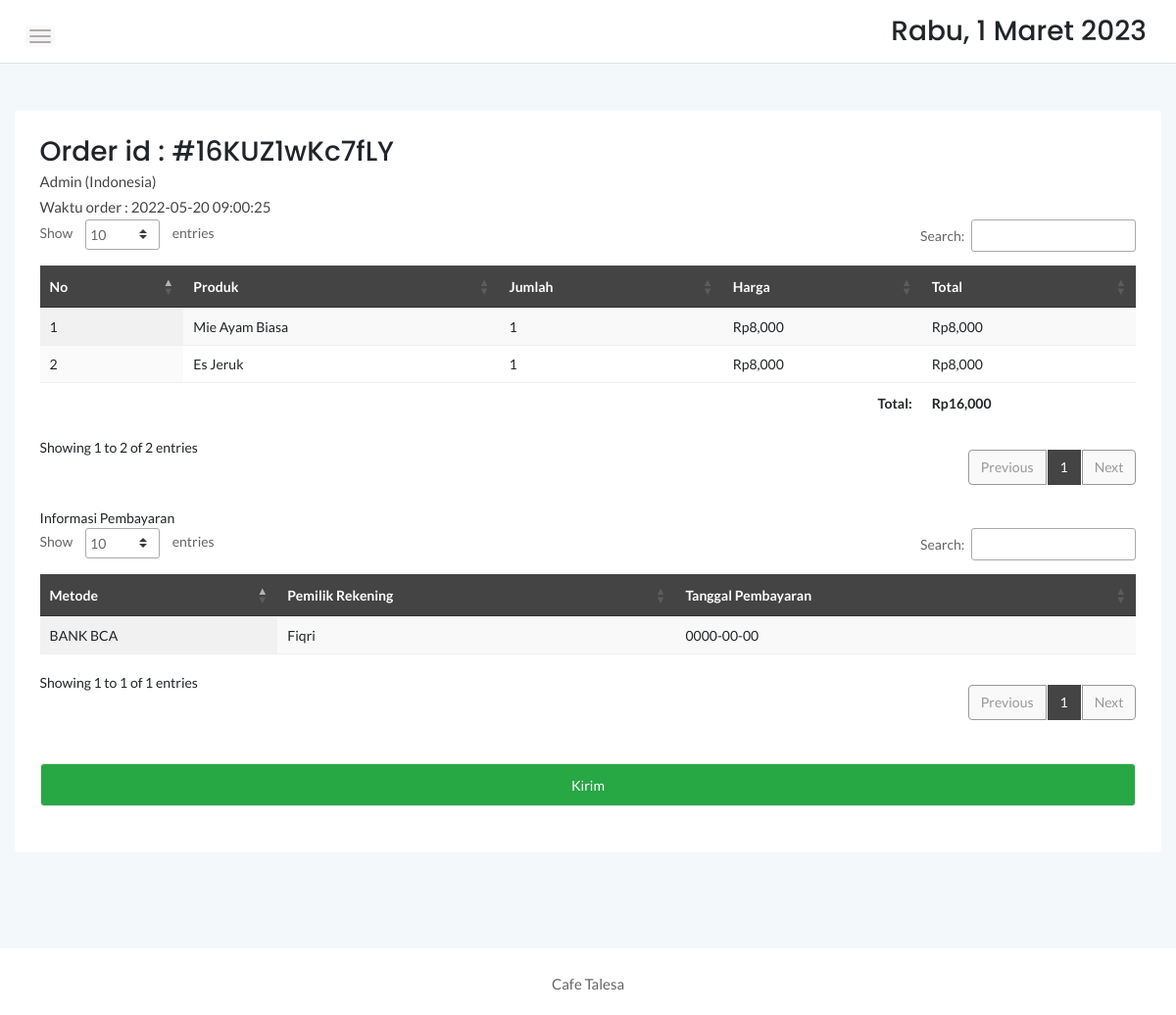
/admin/order.php?orderid=16KUZ1wKc7fLY, run on the app's committed database.
### tables this page shows
CREATE TABLE `cart` (
  `idcart` int(11) NOT NULL,
  `orderid` varchar(100) NOT NULL,
  `userid` int(11) NOT NULL,
  `tglorder` timestamp NOT NULL DEFAULT current_timestamp(),
  `status` varchar(10) NOT NULL DEFAULT 'Cart'
);

CREATE TABLE `detailorder` (
  `detailid` int(11) NOT NULL,
  `orderid` varchar(100) NOT NULL,
  `idproduk` int(11) NOT NULL,
  `qty` int(11) NOT NULL
);

CREATE TABLE `produk` (
  `idproduk` int(11) NOT NULL,
  `idkategori` int(11) NOT NULL,
  `namaproduk` varchar(30) NOT NULL,
  `gambar` varchar(100) NOT NULL,
  `deskripsi` varchar(200) NOT NULL,
  `rate` int(11) NOT NULL,
  `hargabefore` int(11) NOT NULL,
  `hargaafter` int(11) NOT NULL,
  `tgldibuat` timestamp NOT NULL DEFAULT current_timestamp()
);

CREATE TABLE `konfirmasi` (
  `idkonfirmasi` int(11) NOT NULL,
  `orderid` varchar(100) NOT NULL,
  `userid` int(11) NOT NULL,
  `payment` varchar(10) NOT NULL,
  `namarekening` varchar(25) NOT NULL,
  `tglbayar` date NOT NULL,
  `tglsubmit` timestamp NOT NULL DEFAULT current_timestamp()
);

### admin/order.php (the view, shortened to what this page needs)
<?php
include '../dbconnect.php';
$orderids = $_GET['orderid'];
$liatcust = mysqli_query($conn,"select * from login l, cart c where orderid='$orderids' and l.userid=c.userid");
$checkdb = mysqli_fetch_array($liatcust);
?>
<!doctype html>
<html class="no-js" lang="en">
<head>
    <link rel="stylesheet" href="assets/css/bootstrap.min.css">
    <link rel="stylesheet" href="assets/css/font-awesome.min.css">
    <link rel="stylesheet" href="assets/css/themify-icons.css">
    <link rel="stylesheet" href="assets/css/metisMenu.css">
    <link rel="stylesheet" href="assets/css/owl.carousel.min.css">
    <link rel="stylesheet" href="assets/css/slicknav.min.css">
    <link rel="stylesheet" href="https://www.amcharts.com/lib/3/plugins/export/export.css" type="text/css" media="all" />
	<link rel="stylesheet" type="text/css" href="https://cdn.datatables.net/1.10.20/css/jquery.dataTables.min.css">
    <link rel="stylesheet" type="text/css" href="https://cdn.datatables.net/1.10.20/css/jquery.dataTables.css">
    <link rel="stylesheet" type="text/css" href="https://cdn.datatables.net/1.10.20/css/dataTables.bootstrap4.min.css">
    <link rel="stylesheet" type="text/css" href="https://cdn.datatables.net/responsive/2.2.3/css/responsive.bootstrap.min.css">
    <link rel="stylesheet" type="text/css" href="https://cdn.datatables.net/responsive/2.2.3/css/responsive.jqueryui.min.css">
	<link rel="stylesheet" type="text/css" href="https://cdn.datatables.net/buttons/1.5.2/css/buttons.dataTables.min.css">
    <link rel="stylesheet" href="assets/css/typography.css">
    <link rel="stylesheet" href="assets/css/default-css.css">
    <link rel="stylesheet" href="assets/css/styles.css">
    <link rel="stylesheet" href="assets/css/responsive.css">
</head>
<body>
    <div class="page-container">
        <div class="main-content">
            <div class="header-area">
                <div class="row align-items-center">
                    <div class="col-md-6 col-sm-8 clearfix">
                        <div class="nav-btn pull-left">
                            <span></span>
                            <span></span>
                            <span></span>
                        </div>
                    </div>
                    <div class="col-md-6 col-sm-4 clearfix">
                        <ul class="notification-area pull-right">
                            <li><h3><div class="date">
						</b></div></h3>
						</li>
                        </ul>
                    </div>
                </div>
            </div>
            <div class="main-content-inner">
                <div class="row mt-5 mb-5">
                    <div class="col-12">
                        <div class="card">
                            <div class="card-body">
                                <div class="d-sm-flex justify-content-between align-items-center">
									<h3>Order id : #<?php echo $orderids ?></h3>
								</div>
                                   <p><?php echo $checkdb['namalengkap']; ?> (<?php echo $checkdb['alamat']; ?>)</p>
								<p>Waktu order : <?php echo $checkdb['tglorder']; ?></p>
								   <div class="data-tables datatable-dark">
										 <table id="dataTable3" class="display" style="width:100%"><thead class="thead-dark">
											<tr>
												<th>No</th>
												<th>Produk</th>
												<th>Jumlah</th>
												<th>Harga</th>
												<th>Total</th>
											</tr></thead><tbody>
											<?php
											$brgs=mysqli_query($conn,"SELECT * from detailorder d, produk p where orderid='$orderids' and d.idproduk=p.idproduk order by d.idproduk ASC");
											$no=1;
											while($p=mysqli_fetch_array($brgs)){
												$total = $p['qty']*$p['hargaafter'];
												?>
												<tr>
													<td><?php echo $no++ ?></td>
													<td><?php echo $p['namaproduk'] ?></td>
													<td><?php echo $p['qty'] ?></td>
													<td>Rp<?php echo number_format($p['hargaafter']) ?></td>
													<td>Rp<?php echo number_format($total) ?></td>
												</tr>
												<?php
											}
											?>
										</tbody>
										<tfoot>
											<tr>
												<th colspan="4" style="text-align:right">Total:</th>
												<th>Rp<?php
												$result1 = mysqli_query($conn,"SELECT SUM(d.qty*p.hargaafter) AS count FROM detailorder d, produk p where orderid='$orderids' and d.idproduk=p.idproduk order by d.idproduk ASC");
												$cekrow = mysqli_num_rows($result1);
												$row1 = mysqli_fetch_assoc($result1);
												$count = $row1['count'];
												if($cekrow > 0){
													echo number_format($count);
													} else {
														echo 'No data';
													}?></th>
											</tr>
										</tfoot>
										</table>
                                    </div>
									<br>
									<?php
									if($checkdb['status']=='Confirmed'){
										$ambilinfo = mysqli_query($conn,"select * from konfirmasi where orderid='$orderids'");
										while($tarik=mysqli_fetch_array($ambilinfo)){
										$met = $tarik['payment'];
										$namarek = $tarik['namarekening'];
										$tglb = $tarik['tglbayar'];
										echo '
										Informasi Pembayaran
									<div class="data-tables datatable-dark">
									<table id="dataTable2" class="display" style="width:100%"><thead class="thead-dark">
											<tr>
												<th>Metode</th>
												<th>Pemilik Rekening</th>
												<th>Tanggal Pembayaran</th>
											</tr></thead><tbody>
											<tr>
											<td>'.$met.'</td>
											<td>'.$namarek.'</td>
											<td>'.$tglb.'</td>
											</tr>
											</tbody>
										</table>
									</div>
									<br><br>
									<form method="post">
									<input type="submit" name="kirim" class="form-control btn btn-success" value="Kirim" \>
									</form>
									';
									}
									} else {
										echo '
									<form method="post">
									<input type="submit" name="selesai" class="form-control btn btn-success" value="Selesaikan" \>
									</form>
									';
									}
									?>
									<br>
                                </div>
                            </div>
                        </div>
                    </div>
            </div>
        </div>
        <footer>
            <div class="footer-area">
			<p>Cafe Talesa</p>
            </div>
        </footer>
    </div>
</body>
</html>

### admin/assets/css/styles.css (style rules this page uses)
.page-container { width: 100%; height: 100%; min-height: 100vh; padding-left: 280px; -webkit-transition: padding-left 0.3s ease 0s; transition: padding-left 0.3s ease 0s; }
.card { border: none; border-radius: 4px; background-color: #fff; -webkit-transition: all 0.3s ease 0s; transition: all 0.3s ease 0s; }
.card-body { padding: 25.6px; padding: 1.6rem; }
.main-content { width: 100%; background: #F3F8FB; }
.main-content-inner { padding: 0 30px 50px; }
.header-area { padding: 15px 30px; background: #fff; border-bottom: 1px solid #d8e3e7; }
.nav-btn { margin-right: 30px; margin-top: 10px; cursor: pointer; }
.nav-btn span { display: block; width: 22px; height: 2px; background: #b3aaaa; margin: 4px 0; border-radius: 15px; -webkit-transition: all 0.3s ease 0s; transition: all 0.3s ease 0s; box-shadow: 0 0 0 4px rgba(99, 96, 96, 0.03); }
.notification-area { -webkit-user-select: none; -moz-user-select: none; -ms-user-select: none; user-select: none; position: relative; z-index: 1; }
.notification-area li { display: inline-block; margin-left: 20px; cursor: pointer; -webkit-user-select: none; -moz-user-select: none; -ms-user-select: none; user-select: none; }
.footer-area { text-align: center; padding: 23px 0 19px; background: #fff; }
.footer-area p { color: #676666; margin-bottom: 0; }
.btn { padding: 11px 17px; font-size: 13px; letter-spacing: 0; }
.form-control, .form-control:focus { outline: none; box-shadow: none; }
.form-control { font-size: 14px; border: 1px solid rgba(170, 170, 170, .3); padding: 10.72px 12.8px; padding: .67rem .8rem; }
table tr th { border-bottom: none; }
table tr th, table tr td { border-top: 1px solid rgba(120, 130, 140, 0.13) !important; }
table.dataTable.no-footer { border-bottom: 1px solid rgba(120, 130, 140, 0.13) !important; }
table.dataTable thead th, table.dataTable thead td { border-bottom-color: transparent; }
.datatable-dark thead { background: #444; color: #fff; }

### admin/assets/css/responsive.css (style rules this page uses)
@media (min-width: 1200px) and (max-width: 1364px) { .main-content-inner { padding: 0 15px 50px; } }
@media (min-width: 1200px) and (max-width: 1364px) { .page-container, .sbar_collapsed.page-container { padding-left: 0; } }

### data on the page
cart: userid.namalengkap "Admin", userid.alamat "Indonesia", tglorder "2022-05-20 09:00:25"
detailorder: idproduk.namaproduk "Mie Ayam Biasa", qty "1", idproduk.hargaafter "8,000", qty.hargaafter "8,000"
detailorder: idproduk.namaproduk "Es Jeruk", qty "1", idproduk.hargaafter "8,000", qty.hargaafter "8,000"
konfirmasi: payment "BANK BCA", namarekening "Fiqri", tglbayar "0000-00-00"

### other printed values
$orderids "16KUZ1wKc7fLY"
$count "16,000"
